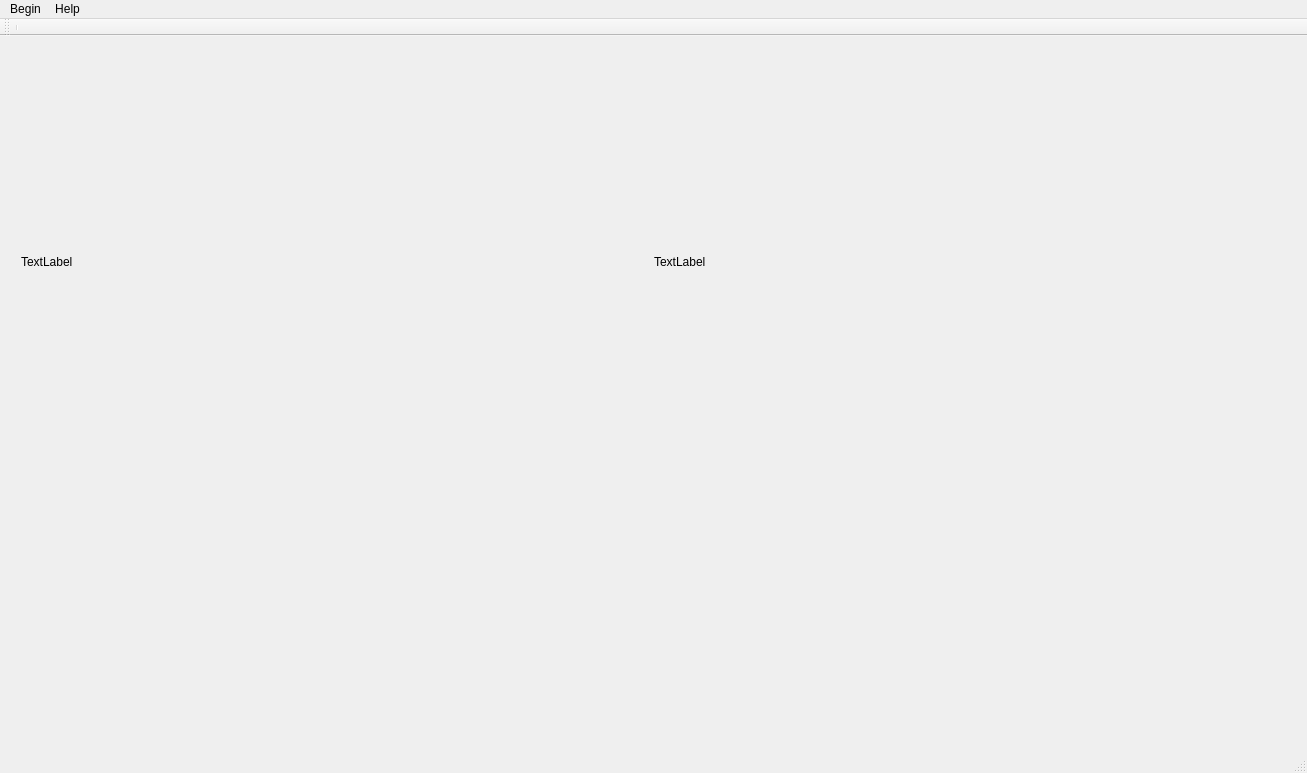
<?xml version="1.0" encoding="UTF-8"?>
<ui version="4.0">
 <class>QtWidgetsApplication_hello_worldClass</class>
 <widget class="QMainWindow" name="QtWidgetsApplication_hello_worldClass">
  <property name="geometry">
   <rect>
    <x>0</x>
    <y>0</y>
    <width>1307</width>
    <height>773</height>
   </rect>
  </property>
  <property name="windowTitle">
   <string>QtWidgetsApplication_hello_world</string>
  </property>
  <widget class="QWidget" name="centralWidget">
   <widget class="QWidget" name="verticalLayoutWidget_2">
    <property name="geometry">
     <rect>
      <x>1070</x>
      <y>510</y>
      <width>221</width>
      <height>191</height>
     </rect>
    </property>
    <layout class="QVBoxLayout" name="verticalLayout_2"/>
   </widget>
   <widget class="QWidget" name="verticalLayoutWidget_3">
    <property name="geometry">
     <rect>
      <x>10</x>
      <y>510</y>
      <width>1061</width>
      <height>191</height>
     </rect>
    </property>
    <layout class="QVBoxLayout" name="verticalLayout_3"/>
   </widget>
   <widget class="QWidget" name="horizontalLayoutWidget_2">
    <property name="geometry">
     <rect>
      <x>10</x>
      <y>10</y>
      <width>1281</width>
      <height>431</height>
     </rect>
    </property>
    <layout class="QHBoxLayout" name="horizontalLayout_2">
     <item>
      <widget class="QLabel" name="label">
       <property name="text">
        <string>TextLabel</string>
       </property>
      </widget>
     </item>
     <item>
      <widget class="QLabel" name="label_2">
       <property name="text">
        <string>TextLabel</string>
       </property>
      </widget>
     </item>
    </layout>
   </widget>
  </widget>
  <widget class="QMenuBar" name="menuBar">
   <property name="geometry">
    <rect>
     <x>0</x>
     <y>0</y>
     <width>1307</width>
     <height>26</height>
    </rect>
   </property>
   <widget class="QMenu" name="menuBegin">
    <property name="title">
     <string>Begin</string>
    </property>
   </widget>
   <widget class="QMenu" name="menuHelp">
    <property name="title">
     <string>Help</string>
    </property>
   </widget>
   <addaction name="menuBegin"/>
   <addaction name="menuHelp"/>
  </widget>
  <widget class="QToolBar" name="mainToolBar">
   <attribute name="toolBarArea">
    <enum>TopToolBarArea</enum>
   </attribute>
   <attribute name="toolBarBreak">
    <bool>false</bool>
   </attribute>
   <addaction name="separator"/>
  </widget>
  <widget class="QStatusBar" name="statusBar"/>
 </widget>
 <layoutdefault spacing="6" margin="11"/>
 <resources>
  <include location="E:/vscode/style-transfer/source/repos/QtWidgetsApplication_hello_world/QtWidgetsApplication_hello_world.qrc"/>
 </resources>
 <connections/>
</ui>
